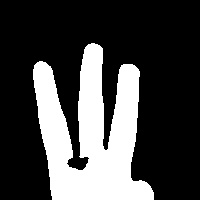
#> input picture images/input.jpg, 200 x 200 px, given in place of the camera
$ python 'create gesture.py'
#> lines starting #> are read from the running program, lines starting #| are printed output that depends on the picture; after the words box and inside, x2 and y2 are one past the last pixel; in counts of white or black regions, pixels touching at a corner belong together
#> the answer given: images/input.jpg
import cv2
import numpy as np
import os
import time  # Added for delay

# Directory to save gesture data
DATA_DIR = r"C:\Users\udupa\OneDrive\Desktop\gesture\train"
os.makedirs(DATA_DIR, exist_ok=True)

# Background settings
background = None
accumulated_weight = 0.5

# Region of Interest (ROI)
ROI_top = 100
ROI_bottom = 300
ROI_right = 150
ROI_left = 350

def cal_accum_avg(frame, accumulated_weight):
    global background
    if background is None:
        background = frame.copy().astype("float")
        return
    cv2.accumulateWeighted(frame, background, accumulated_weight)

def segment_hand(frame, threshold=25):
    global background
    diff = cv2.absdiff(background.astype("uint8"), frame)
    _, thresholded = cv2.threshold(diff, threshold, 255, cv2.THRESH_BINARY)

    contours, _ = cv2.findContours(thresholded.copy(), cv2.RETR_EXTERNAL, cv2.CHAIN_APPROX_SIMPLE)

    if len(contours) == 0:
        return None
    else:
        hand_segment = max(contours, key=cv2.contourArea)
        return thresholded, hand_segment

def collect_gestures(gesture_name, num_samples=300):
#> called with gesture_name = 'images/input.jpg', num_samples = 300
    cam = cv2.VideoCapture(0)
    num_frames = 0
    num_imgs_taken = 0
    delay_started = False

    # Create folder for this gesture
    gesture_path = os.path.join(DATA_DIR, gesture_name)
    os.makedirs(gesture_path, exist_ok=True)

    print("[INFO] Starting data collection...")
    print(f"[INFO] Saving images to: {gesture_path}")
    print("[INFO] Press 'Esc' to exit early.")

    while True:
        ret, frame = cam.read()
#> frame is the input picture: shape (200, 200, 3); min 0, max 255, mean 68.8
        if not ret:
            break

        frame = cv2.flip(frame, 1)
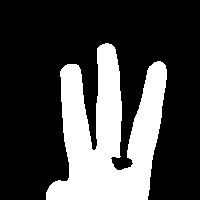
#> frame: shape (200, 200, 3); min 0, max 255, mean 68.8
        frame_copy = frame.copy()

        roi = frame[ROI_top:ROI_bottom, ROI_right:ROI_left]
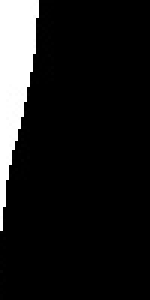
#> roi: shape (100, 50, 3) (shown 3 times larger); min 0, max 255, mean 28.1
        gray = cv2.cvtColor(roi, cv2.COLOR_BGR2GRAY)
        gray = cv2.GaussianBlur(gray, (9, 9), 0)
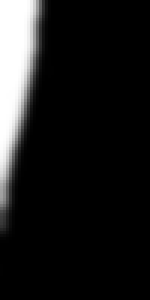
#> gray: shape (100, 50) (shown 3 times larger); min 0, max 255, mean 27.9

        if num_frames < 60:
            cal_accum_avg(gray, accumulated_weight)
            cv2.putText(frame_copy, "Fetching background... Please wait", (70, 400),
                        cv2.FONT_HERSHEY_SIMPLEX, 0.9, (0, 0, 255), 2)

        elif num_frames == 60 and not delay_started:
            print("[INFO] Background captured.")
            print("[INFO] Starting gesture capture in 10 seconds...")
            cv2.putText(frame_copy, "Get ready! Starting in 10 seconds...", (50, 430),
                        cv2.FONT_HERSHEY_SIMPLEX, 0.7, (255, 255, 0), 2)
            cv2.imshow("Gesture Collection", frame_copy)
            cv2.waitKey(1)
            time.sleep(10)
            delay_started = True

        else:
            hand = segment_hand(gray)
            if hand is not None:
                thresholded, hand_segment = hand
                cv2.drawContours(frame_copy, [hand_segment + (ROI_right, ROI_top)], -1, (255, 0, 0), 1)

                if num_imgs_taken < num_samples:
                    img_path = os.path.join(gesture_path, f"{num_imgs_taken}.jpg")
                    cv2.imwrite(img_path, thresholded)
                    num_imgs_taken += 1

                cv2.imshow("Thresholded", thresholded)
                cv2.putText(frame_copy, f"{gesture_name}: {num_imgs_taken}/{num_samples}", (10, 50),
                            cv2.FONT_HERSHEY_SIMPLEX, 1, (0, 0, 255), 2)

        # Draw ROI
        cv2.rectangle(frame_copy, (ROI_left, ROI_top), (ROI_right, ROI_bottom), (0, 255, 255), 2)
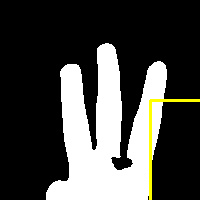
#> frame_copy: shape (200, 200, 3); 1.12% of pixels changed, all inside (x1, y1, x2, y2) = (149, 99, 200, 200)
        cv2.imshow("Gesture Collection", frame_copy)

        num_frames += 1
        key = cv2.waitKey(1) & 0xFF
#> (key Esc is pressed here)
        if key == 27 or num_imgs_taken >= num_samples:  # ESC to quit
            break

    print("[INFO] Data collection complete.")
    cam.release()
    cv2.destroyAllWindows()

if __name__ == "__main__" :
    gesture_name = input("Enter gesture name (e.g., 'one', 'two', etc.): ").strip().lower()
    collect_gestures(gesture_name)
